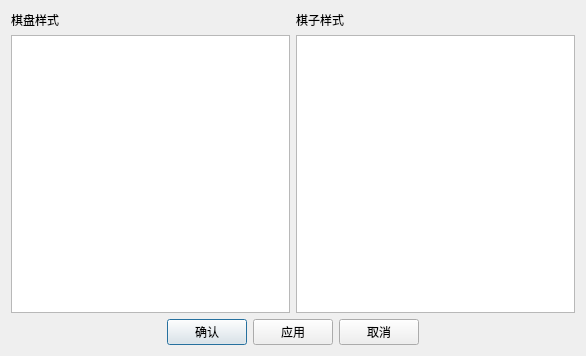
<?xml version="1.0" encoding="UTF-8"?>
<ui version="4.0">
 <class>SettingWidget</class>
 <widget class="QDialog" name="SettingWidget">
  <property name="geometry">
   <rect>
    <x>0</x>
    <y>0</y>
    <width>586</width>
    <height>356</height>
   </rect>
  </property>
  <property name="windowTitle">
   <string>Dialog</string>
  </property>
  <layout class="QVBoxLayout" name="verticalLayout">
   <item>
    <layout class="QHBoxLayout" name="horizontalLayout">
     <item>
      <layout class="QVBoxLayout" name="verticalLayout_2">
       <item>
        <widget class="QLabel" name="label">
         <property name="text">
          <string>棋盘样式</string>
         </property>
        </widget>
       </item>
       <item>
        <widget class="QListView" name="listView_chessboard_style"/>
       </item>
      </layout>
     </item>
     <item>
      <layout class="QVBoxLayout" name="verticalLayout_3">
       <item>
        <widget class="QLabel" name="label_2">
         <property name="text">
          <string>棋子样式</string>
         </property>
        </widget>
       </item>
       <item>
        <widget class="QListView" name="listView_piece_style"/>
       </item>
      </layout>
     </item>
    </layout>
   </item>
   <item>
    <layout class="QHBoxLayout" name="horizontalLayout_2">
     <item>
      <spacer name="horizontalSpacer">
       <property name="orientation">
        <enum>Qt::Orientation::Horizontal</enum>
       </property>
       <property name="sizeHint" stdset="0">
        <size>
         <width>40</width>
         <height>20</height>
        </size>
       </property>
      </spacer>
     </item>
     <item>
      <widget class="QPushButton" name="pushButton_confirm">
       <property name="text">
        <string>确认</string>
       </property>
      </widget>
     </item>
     <item>
      <widget class="QPushButton" name="pushButton_apply">
       <property name="text">
        <string>应用</string>
       </property>
      </widget>
     </item>
     <item>
      <widget class="QPushButton" name="pushButton_cancel">
       <property name="text">
        <string>取消</string>
       </property>
      </widget>
     </item>
     <item>
      <spacer name="horizontalSpacer_2">
       <property name="orientation">
        <enum>Qt::Orientation::Horizontal</enum>
       </property>
       <property name="sizeHint" stdset="0">
        <size>
         <width>40</width>
         <height>20</height>
        </size>
       </property>
      </spacer>
     </item>
    </layout>
   </item>
  </layout>
 </widget>
 <resources/>
 <connections/>
</ui>
